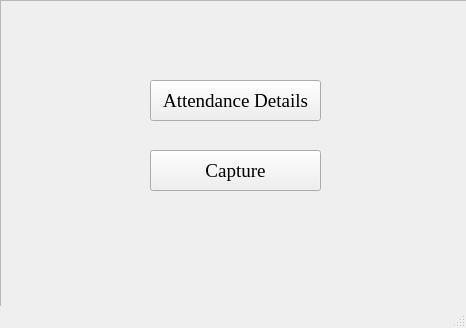
<?xml version="1.0" encoding="UTF-8"?>
<ui version="4.0">
 <class>MainWindow</class>
 <widget class="QMainWindow" name="MainWindow">
  <property name="geometry">
   <rect>
    <x>0</x>
    <y>0</y>
    <width>466</width>
    <height>328</height>
   </rect>
  </property>
  <property name="windowTitle">
   <string>Attendance Management System</string>
  </property>
  <widget class="QWidget" name="centralwidget">
   <widget class="QFrame" name="frame">
    <property name="geometry">
     <rect>
      <x>0</x>
      <y>0</y>
      <width>491</width>
      <height>371</height>
     </rect>
    </property>
    <property name="frameShape">
     <enum>QFrame::StyledPanel</enum>
    </property>
    <property name="frameShadow">
     <enum>QFrame::Raised</enum>
    </property>
    <widget class="QPushButton" name="pushButton">
     <property name="geometry">
      <rect>
       <x>150</x>
       <y>80</y>
       <width>171</width>
       <height>41</height>
      </rect>
     </property>
     <property name="font">
      <font>
       <family>Times New Roman</family>
       <pointsize>14</pointsize>
      </font>
     </property>
     <property name="text">
      <string>Attendance Details</string>
     </property>
    </widget>
    <widget class="QPushButton" name="pushButton_2">
     <property name="geometry">
      <rect>
       <x>150</x>
       <y>150</y>
       <width>171</width>
       <height>41</height>
      </rect>
     </property>
     <property name="font">
      <font>
       <family>Times New Roman</family>
       <pointsize>14</pointsize>
      </font>
     </property>
     <property name="text">
      <string>Capture</string>
     </property>
    </widget>
   </widget>
  </widget>
  <widget class="QStatusBar" name="statusbar"/>
 </widget>
 <resources/>
 <connections/>
</ui>
